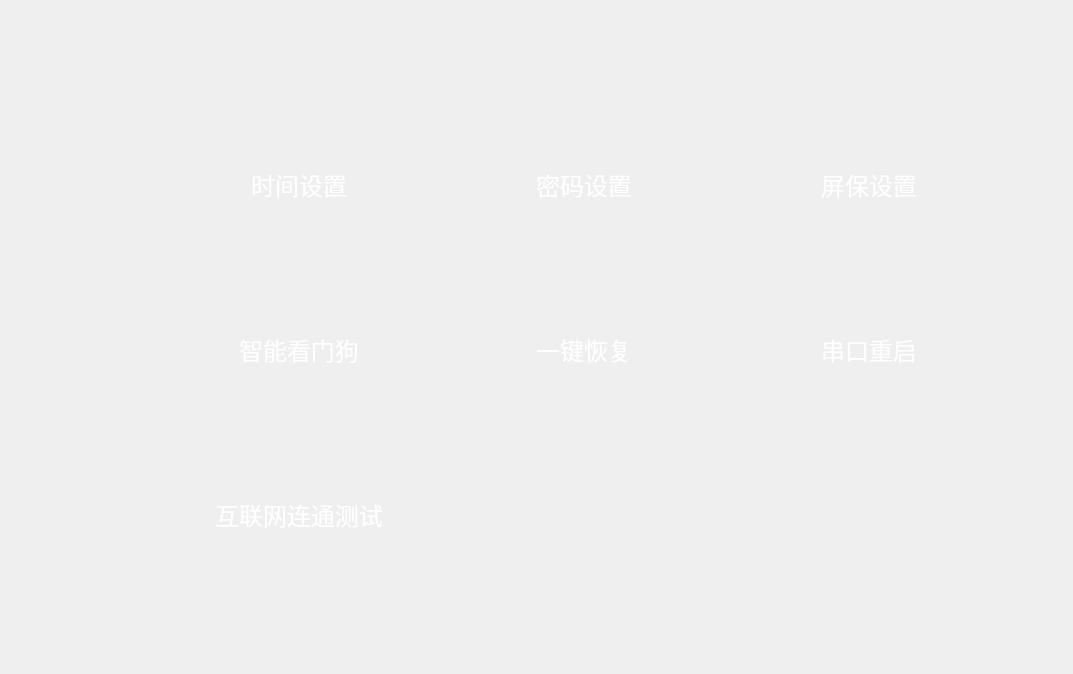
<?xml version="1.0" encoding="UTF-8"?>
<ui version="4.0">
 <class>FrameSetupOther</class>
 <widget class="QFrame" name="FrameSetupOther">
  <property name="geometry">
   <rect>
    <x>0</x>
    <y>0</y>
    <width>1073</width>
    <height>674</height>
   </rect>
  </property>
  <property name="windowTitle">
   <string>Frame</string>
  </property>
  <widget class="QWidget" name="gridLayoutWidget">
   <property name="geometry">
    <rect>
     <x>20</x>
     <y>10</y>
     <width>1131</width>
     <height>681</height>
    </rect>
   </property>
   <layout class="QGridLayout" name="gridLayout">
    <property name="leftMargin">
     <number>100</number>
    </property>
    <property name="topMargin">
     <number>60</number>
    </property>
    <property name="rightMargin">
     <number>100</number>
    </property>
    <property name="bottomMargin">
     <number>60</number>
    </property>
    <property name="horizontalSpacing">
     <number>6</number>
    </property>
    <item row="0" column="2">
     <widget class="QToolButton" name="btnScreenTIme">
      <property name="minimumSize">
       <size>
        <width>128</width>
        <height>90</height>
       </size>
      </property>
      <property name="maximumSize">
       <size>
        <width>200</width>
        <height>16777215</height>
       </size>
      </property>
      <property name="font">
       <font>
        <pointsize>18</pointsize>
       </font>
      </property>
      <property name="styleSheet">
       <string notr="true">background: radial-gradient(circle, #10215C 0%, #070F29 100%);
background-color: transparent;
color:white;</string>
      </property>
      <property name="text">
       <string>屏保设置</string>
      </property>
      <property name="icon">
       <iconset resource="Images.qrc">
        <normaloff>:/Images/Screen.png</normaloff>:/Images/Screen.png</iconset>
      </property>
      <property name="iconSize">
       <size>
        <width>64</width>
        <height>64</height>
       </size>
      </property>
      <property name="toolButtonStyle">
       <enum>Qt::ToolButtonTextUnderIcon</enum>
      </property>
      <property name="autoRaise">
       <bool>true</bool>
      </property>
     </widget>
    </item>
    <item row="0" column="1">
     <widget class="QToolButton" name="btnPwdSet">
      <property name="minimumSize">
       <size>
        <width>128</width>
        <height>90</height>
       </size>
      </property>
      <property name="maximumSize">
       <size>
        <width>200</width>
        <height>16777215</height>
       </size>
      </property>
      <property name="font">
       <font>
        <pointsize>18</pointsize>
       </font>
      </property>
      <property name="styleSheet">
       <string notr="true">background: radial-gradient(circle, #10215C 0%, #070F29 100%);
background-color: transparent;
color:white;</string>
      </property>
      <property name="text">
       <string>密码设置</string>
      </property>
      <property name="icon">
       <iconset resource="Images.qrc">
        <normaloff>:/Images/pwdset.png</normaloff>:/Images/pwdset.png</iconset>
      </property>
      <property name="iconSize">
       <size>
        <width>64</width>
        <height>64</height>
       </size>
      </property>
      <property name="toolButtonStyle">
       <enum>Qt::ToolButtonTextUnderIcon</enum>
      </property>
      <property name="autoRaise">
       <bool>true</bool>
      </property>
     </widget>
    </item>
    <item row="0" column="0">
     <widget class="QToolButton" name="btnTimerSet">
      <property name="minimumSize">
       <size>
        <width>128</width>
        <height>90</height>
       </size>
      </property>
      <property name="maximumSize">
       <size>
        <width>200</width>
        <height>16777215</height>
       </size>
      </property>
      <property name="font">
       <font>
        <pointsize>18</pointsize>
       </font>
      </property>
      <property name="styleSheet">
       <string notr="true">background: radial-gradient(circle, #10215C 0%, #070F29 100%);
background-color: transparent;
color:white;</string>
      </property>
      <property name="text">
       <string>时间设置</string>
      </property>
      <property name="icon">
       <iconset resource="Images.qrc">
        <normaloff>:/Images/Time.png</normaloff>:/Images/Time.png</iconset>
      </property>
      <property name="iconSize">
       <size>
        <width>64</width>
        <height>64</height>
       </size>
      </property>
      <property name="toolButtonStyle">
       <enum>Qt::ToolButtonTextUnderIcon</enum>
      </property>
      <property name="autoRaise">
       <bool>true</bool>
      </property>
     </widget>
    </item>
    <item row="1" column="0">
     <widget class="QToolButton" name="btnDogSet">
      <property name="minimumSize">
       <size>
        <width>128</width>
        <height>90</height>
       </size>
      </property>
      <property name="maximumSize">
       <size>
        <width>200</width>
        <height>16777215</height>
       </size>
      </property>
      <property name="font">
       <font>
        <pointsize>18</pointsize>
       </font>
      </property>
      <property name="styleSheet">
       <string notr="true">background: radial-gradient(circle, #10215C 0%, #070F29 100%);
background-color: transparent;
color:white;</string>
      </property>
      <property name="text">
       <string>智能看门狗</string>
      </property>
      <property name="icon">
       <iconset resource="Images.qrc">
        <normaloff>:/Images/dog.png</normaloff>:/Images/dog.png</iconset>
      </property>
      <property name="iconSize">
       <size>
        <width>64</width>
        <height>64</height>
       </size>
      </property>
      <property name="toolButtonStyle">
       <enum>Qt::ToolButtonTextUnderIcon</enum>
      </property>
      <property name="autoRaise">
       <bool>true</bool>
      </property>
     </widget>
    </item>
    <item row="1" column="1">
     <widget class="QToolButton" name="btnReFacSet">
      <property name="minimumSize">
       <size>
        <width>128</width>
        <height>90</height>
       </size>
      </property>
      <property name="maximumSize">
       <size>
        <width>200</width>
        <height>16777215</height>
       </size>
      </property>
      <property name="font">
       <font>
        <pointsize>18</pointsize>
       </font>
      </property>
      <property name="styleSheet">
       <string notr="true">background: radial-gradient(circle, #10215C 0%, #070F29 100%);
background-color: transparent;
color:white;</string>
      </property>
      <property name="text">
       <string>一键恢复</string>
      </property>
      <property name="icon">
       <iconset resource="Images.qrc">
        <normaloff>:/Images/Factory.png</normaloff>:/Images/Factory.png</iconset>
      </property>
      <property name="iconSize">
       <size>
        <width>64</width>
        <height>64</height>
       </size>
      </property>
      <property name="toolButtonStyle">
       <enum>Qt::ToolButtonTextUnderIcon</enum>
      </property>
      <property name="autoRaise">
       <bool>true</bool>
      </property>
     </widget>
    </item>
    <item row="1" column="2">
     <widget class="QToolButton" name="btnPortRe">
      <property name="minimumSize">
       <size>
        <width>128</width>
        <height>90</height>
       </size>
      </property>
      <property name="maximumSize">
       <size>
        <width>200</width>
        <height>16777215</height>
       </size>
      </property>
      <property name="font">
       <font>
        <pointsize>18</pointsize>
       </font>
      </property>
      <property name="styleSheet">
       <string notr="true">background: radial-gradient(circle, #10215C 0%, #070F29 100%);
background-color: transparent;
color:white;</string>
      </property>
      <property name="text">
       <string>串口重启</string>
      </property>
      <property name="icon">
       <iconset resource="Images.qrc">
        <normaloff>:/Images/PortRe.png</normaloff>:/Images/PortRe.png</iconset>
      </property>
      <property name="iconSize">
       <size>
        <width>64</width>
        <height>64</height>
       </size>
      </property>
      <property name="toolButtonStyle">
       <enum>Qt::ToolButtonTextUnderIcon</enum>
      </property>
      <property name="autoRaise">
       <bool>true</bool>
      </property>
     </widget>
    </item>
    <item row="2" column="0">
     <widget class="QToolButton" name="btnInternetServerSet">
      <property name="minimumSize">
       <size>
        <width>128</width>
        <height>90</height>
       </size>
      </property>
      <property name="maximumSize">
       <size>
        <width>200</width>
        <height>16777215</height>
       </size>
      </property>
      <property name="font">
       <font>
        <pointsize>18</pointsize>
       </font>
      </property>
      <property name="styleSheet">
       <string notr="true">background: radial-gradient(circle, #10215C 0%, #070F29 100%);
background-color: transparent;
color:white;</string>
      </property>
      <property name="text">
       <string>互联网连通测试</string>
      </property>
      <property name="icon">
       <iconset resource="Images.qrc">
        <normaloff>:/Images/CloudServer.png</normaloff>:/Images/CloudServer.png</iconset>
      </property>
      <property name="iconSize">
       <size>
        <width>64</width>
        <height>64</height>
       </size>
      </property>
      <property name="toolButtonStyle">
       <enum>Qt::ToolButtonTextUnderIcon</enum>
      </property>
      <property name="autoRaise">
       <bool>true</bool>
      </property>
     </widget>
    </item>
   </layout>
  </widget>
 </widget>
 <resources>
  <include location="Images.qrc"/>
 </resources>
 <connections/>
</ui>
